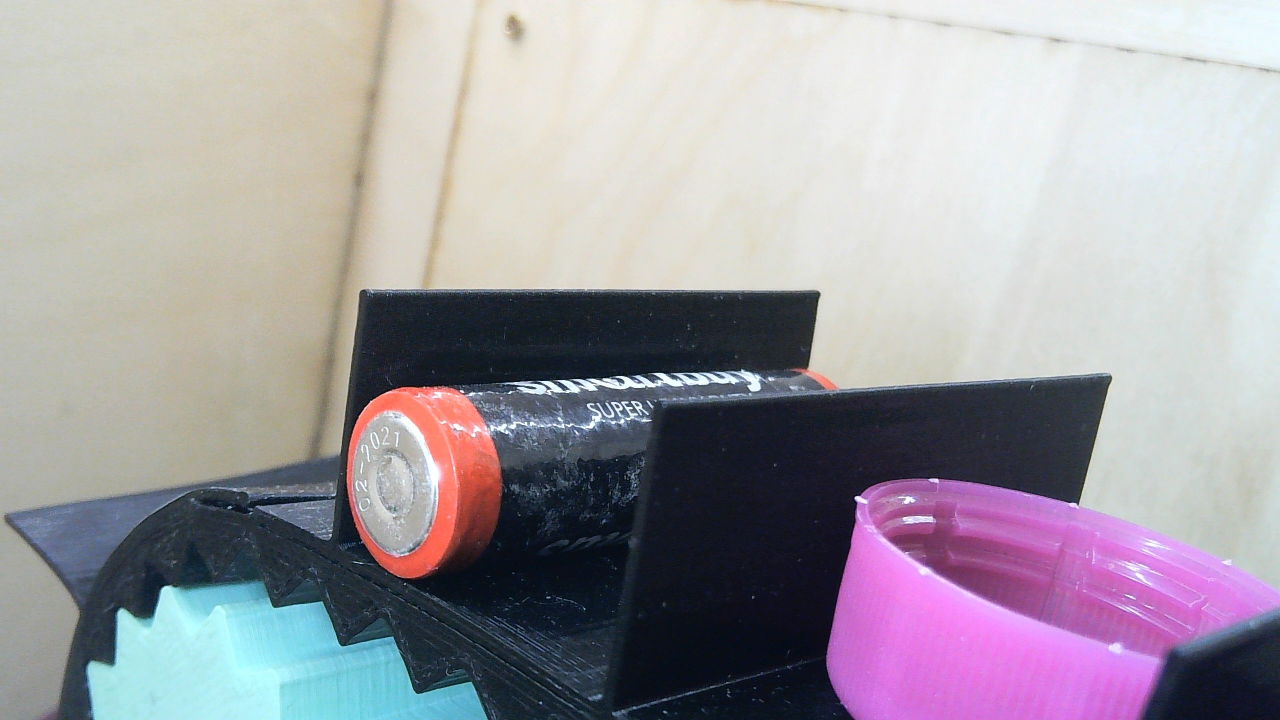
#> input picture Battery Макухина/код/images/battery_aa_000.jpg, 2560 x 1440 px (shown at 1/2 size)
$ python -i laptop_2.py   (imports and definitions only)
#> lines starting #> are read from the running program, lines starting #| are printed output that depends on the picture; after the words box and inside, x2 and y2 are one past the last pixel; in counts of white or black regions, pixels touching at a corner belong together
#> further down, picture is the input picture: shape (1440, 2560, 3); mean B, G, R 162.9, 156, 160.7
import cv2
import socket
import requests
import numpy as np
import time
import threading
import os

# ===== Настройки =====
PI_HOST = "10.42.0.1"  # IP Raspberry Pi
PI_PORT = 5000
VIDEO_URL = f"http://{PI_HOST}:8000/video"

# ===== TCP connection =====
# [1 line that did not run here, left out]
# [5 lines not run here, left out]

# ===== Глобальные переменные для видео =====
current_frame = None
frame_lock = threading.Lock()
video_active = True

# ===== Функция для получения видео в отдельном потоке =====
def video_stream_thread():
    """Поток для непрерывного получения видео."""
    global current_frame, video_active

    try:
        print("Запускаю видеопоток...")
        stream = requests.get(VIDEO_URL, stream=True, timeout=5)
        bytes_data = b""

        for chunk in stream.iter_content(chunk_size=1024):
            if not video_active:
                break

            bytes_data += chunk
            a = bytes_data.find(b'\xff\xd8')
            b = bytes_data.find(b'\xff\xd9')

            if a != -1 and b != -1:
                jpg = bytes_data[a:b+2]
                bytes_data = bytes_data[b+2:]

                frame = cv2.imdecode(np.frombuffer(jpg, np.uint8), cv2.IMREAD_COLOR)
                if frame is not None:
                    with frame_lock:
                        current_frame = frame.copy()

    except Exception as e:
        print(f"Ошибка видеопотока: {e}")
        video_active = False

# ===== Функция для обнаружения зеленых объектов =====
def detect_green_objects(frame, object_type="cylinder"):
    """
    Обнаруживает зеленые объекты на изображении.
    object_type: "cylinder" - высокий цилиндр, "stripe" - зеленая полоска
    Возвращает обработанный кадр и флаг обнаружения
    """
#> called with object_type = 'cylinder'
    if frame is None:
        return frame, False

    result = frame.copy()
    height, width = frame.shape[:2]
#> height = 1440; width = 2560

    # Конвертируем в HSV для лучшего выделения цвета
    hsv = cv2.cvtColor(frame, cv2.COLOR_BGR2HSV)
#> hsv: shape (1440, 2560, 3); mean H, S, V 72.7, 54.2, 171.5

    # Диапазон зеленого цвета в HSV
    lower_green = np.array([40, 50, 50])
    upper_green = np.array([80, 255, 255])

    # Создаем маску зеленого цвета
    green_mask = cv2.inRange(hsv, lower_green, upper_green)
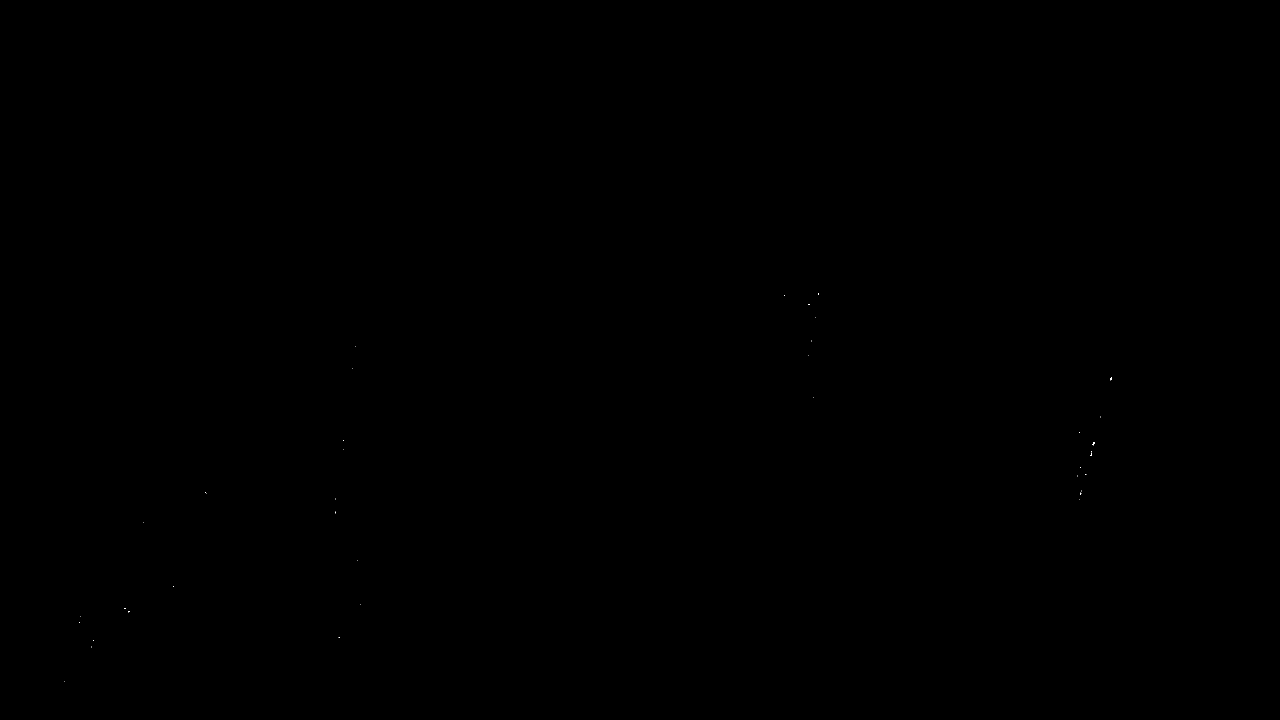
#> green_mask: shape (1440, 2560) (shown at 1/2 size); 0% white in thin lines or dots, all inside (x1, y1, x2, y2) = (128, 586, 2224, 1363)

    # Убираем шум
    kernel = np.ones((5, 5), np.uint8)
    green_mask = cv2.morphologyEx(green_mask, cv2.MORPH_OPEN, kernel)
#> green_mask: shape (1440, 2560); every value is 0
    green_mask = cv2.morphologyEx(green_mask, cv2.MORPH_CLOSE, kernel)

    # Находим контуры
    contours, _ = cv2.findContours(green_mask, cv2.RETR_EXTERNAL, cv2.CHAIN_APPROX_SIMPLE)
#> contours = []

    found = False

    if object_type == "cylinder":
        # Параметры для цилиндра (высокий объект)
        MIN_AREA = 1000
        MIN_ASPECT_RATIO = 1.5  # Высокий объект

        for contour in contours:
            area = cv2.contourArea(contour)
            if area > MIN_AREA:
                x, y, w, h = cv2.boundingRect(contour)
                aspect_ratio = h / w if w > 0 else 0

                if aspect_ratio > MIN_ASPECT_RATIO:
                    found = True
                    # Рисуем bounding box
                    cv2.rectangle(result, (x, y), (x + w, y + h), (0, 255, 0), 3)

                    # Текст обнаружения
                    cv2.putText(result, "GREEN CYLINDER DETECTED",
                               (width//4, 50), cv2.FONT_HERSHEY_SIMPLEX,
                               1, (0, 255, 0), 2)

                    # Информация
                    cv2.putText(result, f"Area: {area:.0f}", (x, y - 10),
                               cv2.FONT_HERSHEY_SIMPLEX, 0.5, (0, 255, 0), 1)
#> this loop made 0 passes

    elif object_type == "stripe":
        # Параметры для полоски (горизонтальный объект)
        MIN_AREA = 500
        MAX_ASPECT_RATIO = 0.5  # Широкий горизонтальный объект

        for contour in contours:
            area = cv2.contourArea(contour)
            if area > MIN_AREA:
                x, y, w, h = cv2.boundingRect(contour)
                aspect_ratio = h / w if w > 0 else 0

                if aspect_ratio < MAX_ASPECT_RATIO:
                    found = True
                    # Рисуем bounding box
                    cv2.rectangle(result, (x, y), (x + w, y + h), (0, 200, 100), 3)

                    # Текст обнаружения
                    cv2.putText(result, "GREEN STRIPE DETECTED",
                               (width//4, 50), cv2.FONT_HERSHEY_SIMPLEX,
                               1, (0, 200, 100), 2)

                    # Информация
                    cv2.putText(result, f"Area: {area:.0f}", (x, y - 10),
                               cv2.FONT_HERSHEY_SIMPLEX, 0.5, (0, 200, 100), 1)

    # Показываем количество найденных контуров
    cv2.putText(result, f"Green contours: {len(contours)}", (10, 30),
               cv2.FONT_HERSHEY_SIMPLEX, 0.7, (255, 255, 255), 2)
#> result: shape (1440, 2560, 3); 0.03% of pixels changed, all inside (x1, y1, x2, y2) = (11, 14, 211, 32)

    return result, found

# ===== АВТОРЕЖИМ - НОВЫЙ АЛГОРИТМ =====
# [324 lines not run here, left out]

>>> import cv2
>>> picture = cv2.imread('../../Battery Макухина/код/images/battery_aa_000.jpg')
>>> result = detect_green_objects(picture)

$ run again, on Battery Макухина/код/images/battery_aa_002.jpg
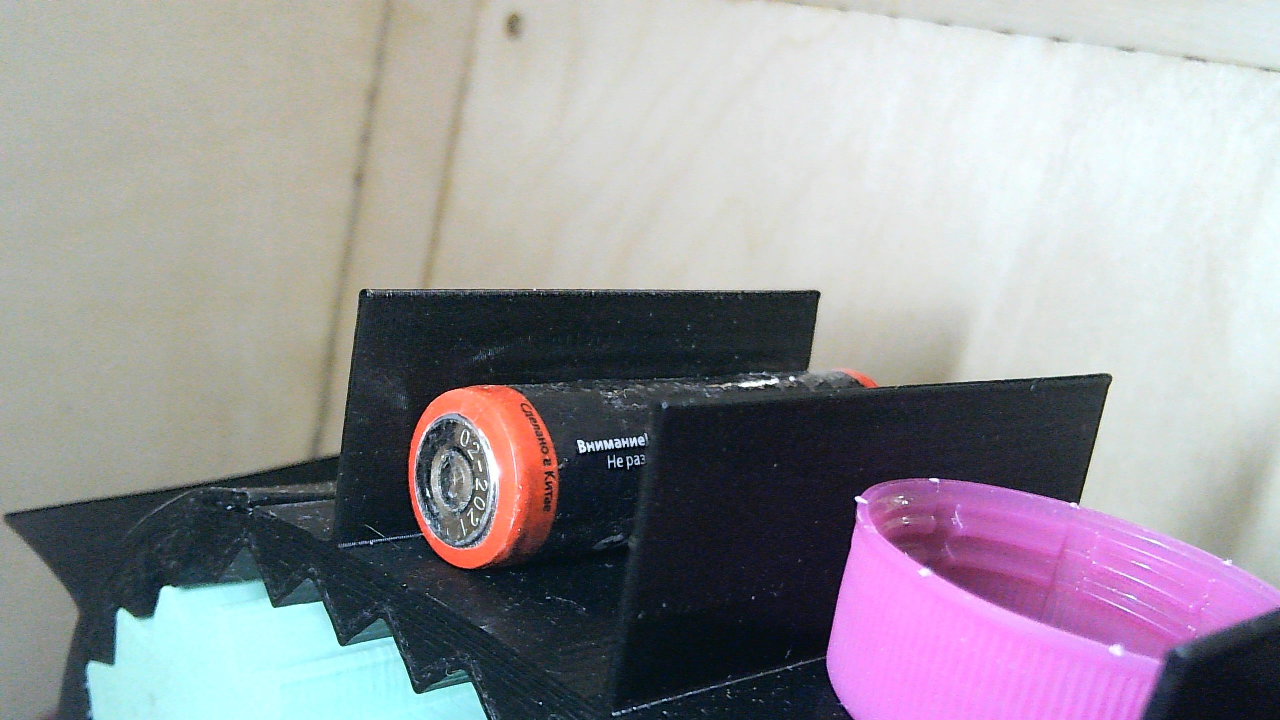
#> input picture Battery Макухина/код/images/battery_aa_002.jpg, 2560 x 1440 px (shown at 1/2 size)
#> picture is the input picture: shape (1440, 2560, 3); mean B, G, R 156, 150.2, 153.3
#> hsv: shape (1440, 2560, 3); mean H, S, V 76.2, 52.5, 163.8
#> in detect_green_objects, `green_mask = cv2.inRange(hsv, lower_green, upper_green)`:
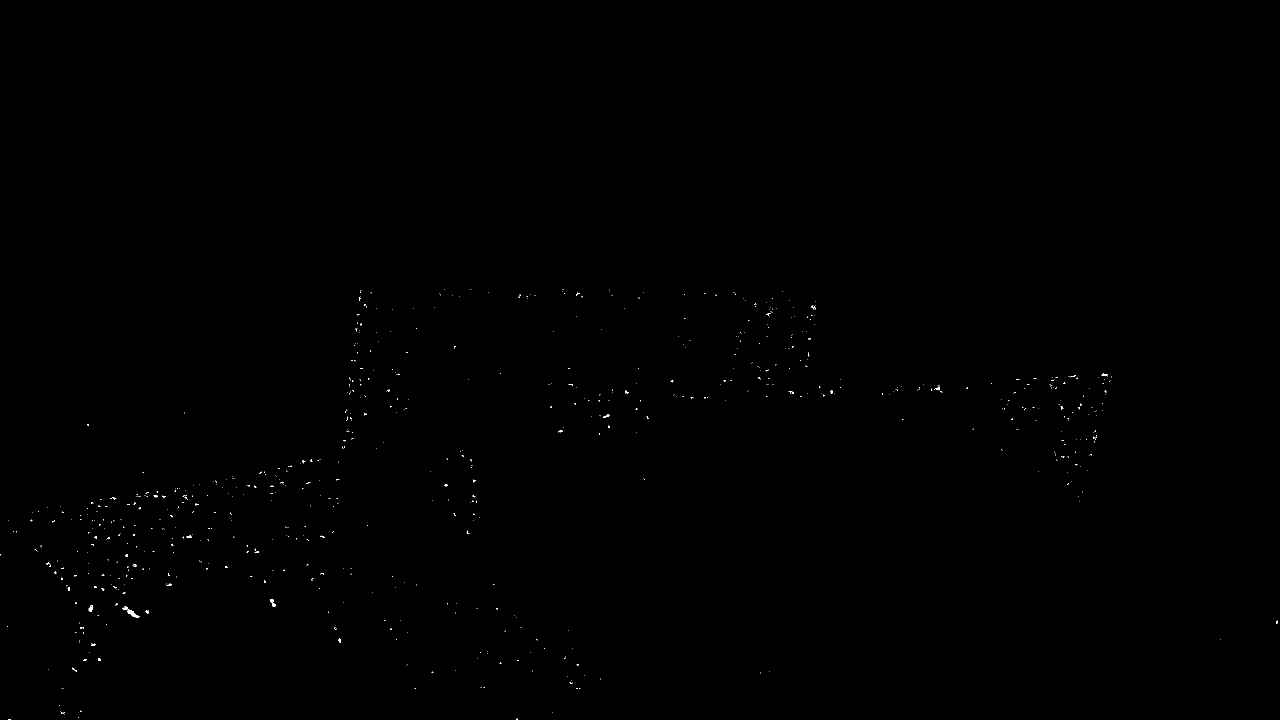
#> green_mask: shape (1440, 2560) (shown at 1/2 size); 0.09% white in thin lines or dots, all inside (x1, y1, x2, y2) = (0, 579, 2556, 1440)
#> contours = 4 contours, 2 with area under 20; largest, box (x1, y1, x2, y2) and area: (256, 1220, 272, 1234) 111, (541, 1199, 551, 1213) 46
#> the loop in detect_green_objects, `for contour in contours:` made 4 passes
#> area on passes 1, 4: 111, 46
#> result: shape (1440, 2560, 3); 0.03% of pixels changed, all inside (x1, y1, x2, y2) = (11, 14, 211, 32)

$ run again, on Battery Макухина/код/images/battery_aa_004.jpg
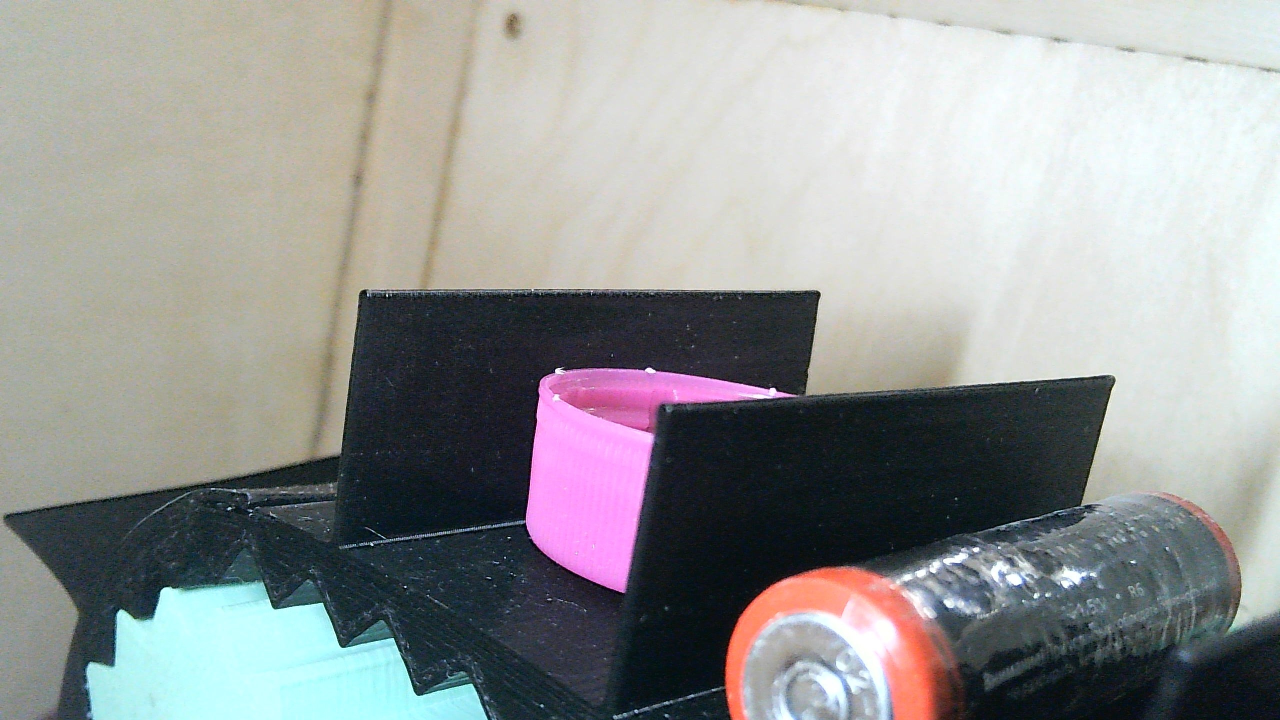
#> input picture Battery Макухина/код/images/battery_aa_004.jpg, 2560 x 1440 px (shown at 1/2 size)
#> picture is the input picture: shape (1440, 2560, 3); mean B, G, R 149.8, 150.5, 148.9
#> hsv: shape (1440, 2560, 3); mean H, S, V 69, 47.4, 158.6
#> in detect_green_objects, `green_mask = cv2.inRange(hsv, lower_green, upper_green)`:
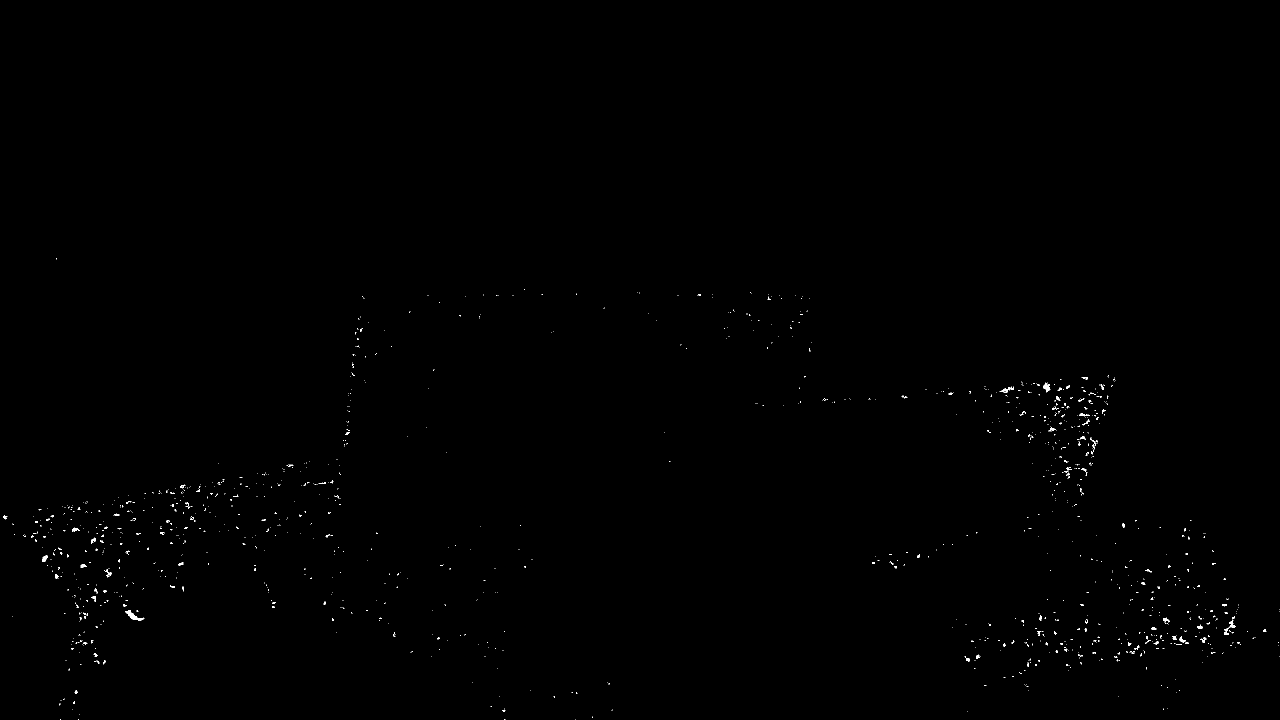
#> green_mask: shape (1440, 2560) (shown at 1/2 size); 0.21% white in thin lines or dots, all inside (x1, y1, x2, y2) = (6, 516, 2560, 1440)
#> contours = 10 contours, 3 with area under 20; largest, box (x1, y1, x2, y2) and area: (257, 1227, 275, 1240) 106, (2087, 769, 2099, 781) 74, (85, 1113, 94, 1124) 58, (2327, 1236, 2334, 1242) 30, (1933, 1316, 1939, 1322) 24, (2448, 1264, 2454, 1270) 24, (2304, 1254, 2309, 1260) 20
#> the loop in detect_green_objects, `for contour in contours:` made 10 passes
#> area on passes 1, 2, 7, 8, 10: 24.5, 24.5, 106.5, 58, 74
#> result: shape (1440, 2560, 3); 0.04% of pixels changed, all inside (x1, y1, x2, y2) = (11, 14, 225, 32)
